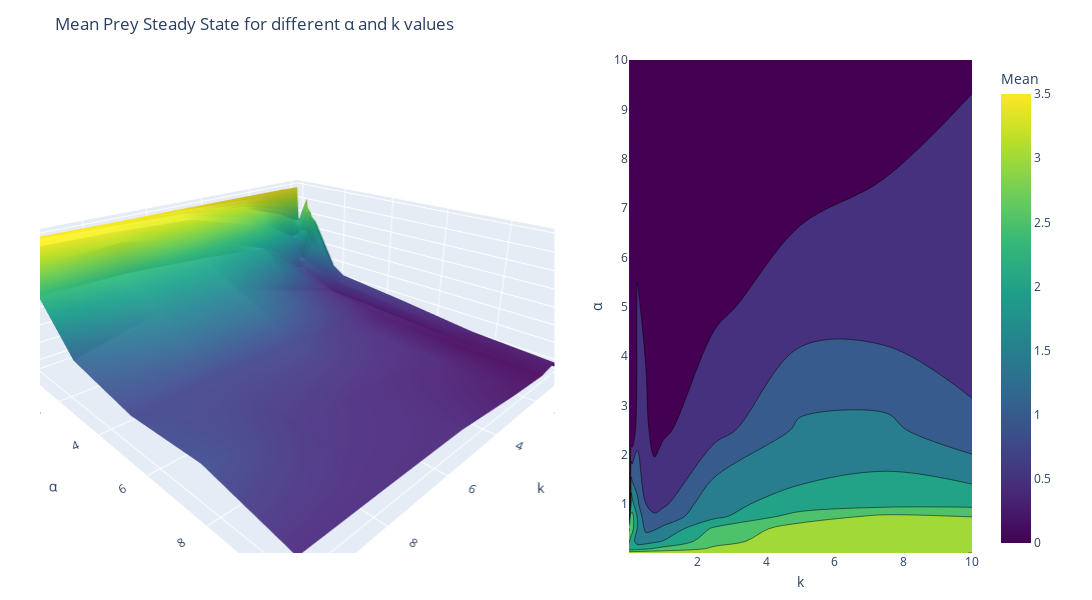

Notebook code for this chart:
### Markdown cell above
We can hence plot the mean steady states of the two populations for differnt combinations of parameters to study the overall system behavior.

### Code cell
# Prey mean steady state

# Create meshgrid
alpha_values = sorted({a for a, k in results.keys()})
kappa_values = sorted({k for a, k in results.keys()})
u_mean = np.array([[results[(a, k)]['u_mean'] for k in kappa_values] for a in alpha_values])
k_grid, alpha_grid = np.meshgrid(kappa_values, alpha_values)  # grid for surface

# Plot 
fig = make_subplots(
    rows=1, cols=2,
    column_widths=[0.6, 0.4],
    specs=[[{"type": "surface"}, {"type": "contour"}]],
    horizontal_spacing=0.08,
)

# 3D surface 
fig.add_trace(
    go.Surface(
        x=k_grid, y=alpha_grid, z=u_mean,
        coloraxis="coloraxis"
    ),
    row=1, col=1
)

# 2D contour heatmap 
fig.add_trace(
    go.Contour(
        x=kappa_values, y=alpha_values, z=u_mean,
        colorscale='Viridis',
        # contours_coloring="heatmap",
        # coloraxis="coloraxis",
        showscale=False
    ),
    row=1, col=2
)

fig.update_layout(
    title="Mean Prey Steady State for different α and k values",
    scene=dict(
        xaxis_title="k",
        yaxis_title="α",
        zaxis_title="Mean Steady State u",
        camera=dict(eye=dict(x=1.35, y=1.35, z=0.8))
    ),
    coloraxis=dict(
        colorscale="Viridis",
        colorbar=dict(title="Mean", x=1.02) 
    ),
    width=1200, height=600,
    margin=dict(l=40, r=120, t=60, b=40)
)
fig.update_xaxes(title_text="k", row=1, col=2, automargin=True, title_standoff=8)
fig.update_yaxes(title_text="α", row=1, col=2, automargin=True, title_standoff=8)

fig.show()

### Figure 1 — Plotly figure (JSON) as saved in the notebook; plotly's stock layout.template omitted (floating-point values rounded to 4 significant figures; data arrays with more than 128 entries replaced by an {"elided": "..."} marker saying what was removed)
{"data": [{"coloraxis": "coloraxis", "scene": "scene", "type": "surface", "x": {"elided": "13x13 float values"}, "y": {"elided": "13x13 float values"}, "z": {"elided": "13x13 float values"}}, {"colorscale": [[0, "#440154"], [0.1111, "#482878"], [0.2222, "#3e4989"], [0.3333, "#31688e"], [0.4444, "#26828e"], [0.5556, "#1f9e89"], [0.6667, "#35b779"], [0.7778, "#6ece58"], [0.8889, "#b5de2b"], [1, "#fde725"]], "showscale": false, "type": "contour", "x": [0.01, 0.025, 0.05, 0.075, 0.1, 0.25, 0.5, 0.75, 1, 2.5, 5, 7.5, 10], "xaxis": "x", "y": [0.01, 0.025, 0.05, 0.075, 0.1, 0.25, 0.5, 0.75, 1, 2.5, 5, 7.5, 10], "yaxis": "y", "z": {"elided": "13x13 float values"}}], "layout": {"coloraxis": {"colorbar": {"title": {"text": "Mean"}, "x": 1.02}, "colorscale": [[0, "#440154"], [0.1111, "#482878"], [0.2222, "#3e4989"], [0.3333, "#31688e"], [0.4444, "#26828e"], [0.5556, "#1f9e89"], [0.6667, "#35b779"], [0.7778, "#6ece58"], [0.8889, "#b5de2b"], [1, "#fde725"]]}, "height": 600, "margin": {"b": 40, "l": 40, "r": 120, "t": 60}, "scene": {"camera": {"eye": {"x": 1.35, "y": 1.35, "z": 0.8}}, "domain": {"x": [0, 0.552], "y": [0, 1]}, "xaxis": {"title": {"text": "k"}}, "yaxis": {"title": {"text": "α"}}, "zaxis": {"title": {"text": "Mean Steady State u"}}}, "title": {"text": "Mean Prey Steady State for different α and k values"}, "width": 1200, "xaxis": {"anchor": "y", "automargin": true, "domain": [0.632, 1], "title": {"standoff": 8, "text": "k"}}, "yaxis": {"anchor": "x", "automargin": true, "domain": [0, 1], "title": {"standoff": 8, "text": "α"}}}}
